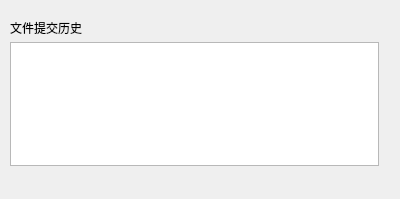
<?xml version="1.0" encoding="UTF-8"?>
<ui version="4.0">
 <class>WFileHis</class>
 <widget class="QWidget" name="WFileHis">
  <property name="geometry">
   <rect>
    <x>0</x>
    <y>0</y>
    <width>400</width>
    <height>199</height>
   </rect>
  </property>
  <property name="windowTitle">
   <string>Form</string>
  </property>
  <widget class="QListWidget" name="listWidget">
   <property name="geometry">
    <rect>
     <x>10</x>
     <y>42</y>
     <width>369</width>
     <height>124</height>
    </rect>
   </property>
  </widget>
  <widget class="QLabel" name="label">
   <property name="geometry">
    <rect>
     <x>10</x>
     <y>20</y>
     <width>369</width>
     <height>16</height>
    </rect>
   </property>
   <property name="text">
    <string>文件提交历史</string>
   </property>
  </widget>
 </widget>
 <resources/>
 <connections/>
</ui>
